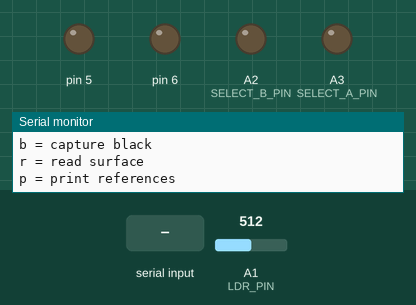
The sketch below on a simulated Arduino Uno, built with avr-gcc and run on an emulated ATmega328P. Parts: output pins drawn as LEDs (lit = HIGH), the last lines printed to the serial monitor. Dashed ring = blinking. The inputs (shaded band) are chosen by the test bench; at power-on: A1 (LDR_PIN) = 512.

Above: at 1.2 s.
1.3 s: "w" received over Serial
At 2.2 s:
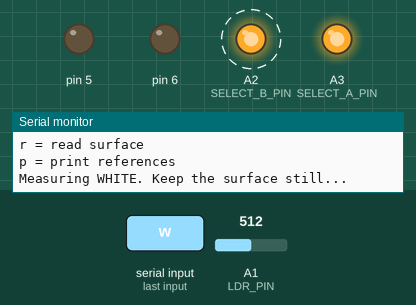
4.3 s: "W" received over Serial
At 6.4 s:
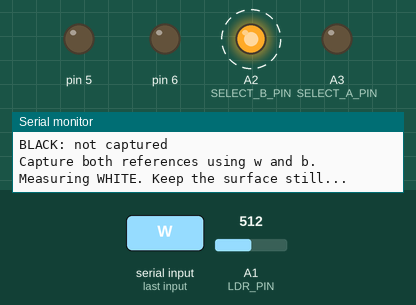
7.3 s: "b" received over Serial
At 8.8 s:
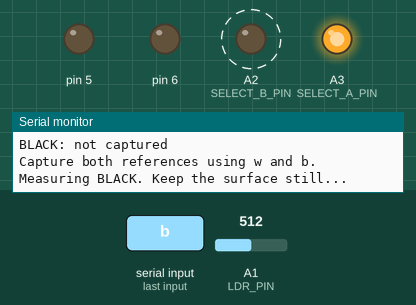
10.3 s: "B" received over Serial
At 13.4 s:
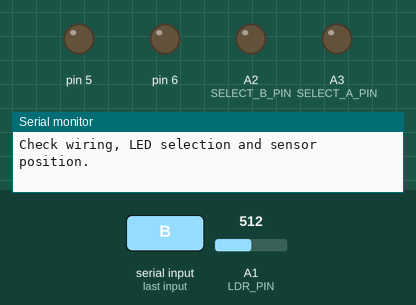
Timing chart, 0 to 14.3 s (numbered marks = the images above; inputs shaded):
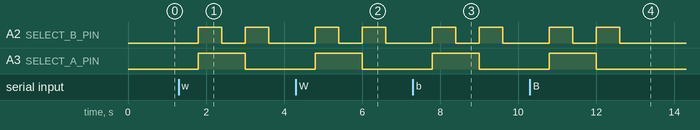

The sketch:

color_calibration.ino
```cpp
#include <Arduino.h>

// Our connections: Port 3 A3 -> decoder A, Port 3 A2 -> decoder B,
// Port 4 S2 (A1) <- LDR. (A0 is the IR detector, D12 is the ultrasonic)
const uint8_t SELECT_A_PIN = A3;
const uint8_t SELECT_B_PIN = A2;
const uint8_t LDR_PIN = A1;

// Start with 500 ms. Increase if the LDR has not settled.
const unsigned long SETTLE_MS = 500;
const uint8_t SAMPLE_COUNT = 20;

// Array order throughout this sketch: RED, GREEN, BLUE.
// Your circuit connects red to Y3, green to Y1, blue to Y2.
const uint8_t RGB_OUTPUTS[3] = {3, 1, 2};

float whiteRef[3] = {0, 0, 0};
float blackRef[3] = {0, 0, 0};

bool haveWhite = false;
bool haveBlack = false;

// Select one active-low decoder output.
// Output 0 selects Y0 (IR emitter in our circuit), so no RGB LED is on.
void selectOutput(uint8_t output) {
  digitalWrite(SELECT_A_PIN, LOW);
  digitalWrite(SELECT_B_PIN, LOW);

  digitalWrite(SELECT_B_PIN, (output & 2) ? HIGH : LOW);
  digitalWrite(SELECT_A_PIN, (output & 1) ? HIGH : LOW);
}

// Illuminate the surface with each LED and measure the LDR.
void scanRGB(float values[3]) {
  selectOutput(0);
  delay(SETTLE_MS);

  for (uint8_t channel = 0; channel < 3; channel++) {
    selectOutput(RGB_OUTPUTS[channel]);
    delay(SETTLE_MS);

    analogRead(LDR_PIN);  // Discard first conversion.

    unsigned long total = 0;

    for (uint8_t sample = 0; sample < SAMPLE_COUNT; sample++) {
      total += analogRead(LDR_PIN);
      delay(5);
    }

    values[channel] = total / float(SAMPLE_COUNT);
  }

  selectOutput(0);
}

void printRGB(const float values[3]) {
  Serial.print(F("R="));
  Serial.print(values[0], 1);
  Serial.print(F("  G="));
  Serial.print(values[1], 1);
  Serial.print(F("  B="));
  Serial.println(values[2], 1);
}

bool calibrationValid() {
  if (!haveWhite || !haveBlack) {
    return false;
  }

  for (uint8_t channel = 0; channel < 3; channel++) {
    if (whiteRef[channel] <= blackRef[channel]) {
      return false;
    }
  }

  return true;
}

void printReferences() {
  Serial.print(F("WHITE: "));
  if (haveWhite) {
    printRGB(whiteRef);
  } else {
    Serial.println(F("not captured"));
  }

  Serial.print(F("BLACK: "));
  if (haveBlack) {
    printRGB(blackRef);
  } else {
    Serial.println(F("not captured"));
  }

  if (!haveWhite || !haveBlack) {
    Serial.println(F("Capture both references using w and b."));
    return;
  }

  if (!calibrationValid()) {
    Serial.println(F("INVALID calibration."));
    Serial.println(F("Each white reading must exceed its black reading."));
    Serial.println(F("Check wiring, LED selection and sensor position."));
    return;
  }

  for (uint8_t channel = 0; channel < 3; channel++) {
    if (whiteRef[channel] - blackRef[channel] < 20.0f) {
      Serial.println(F("Small reference difference: check repeatability."));
    }
  }

  Serial.println(F("Calibration ready. Send r to read a surface."));
}

void readSurface() {
  float raw[3];
  scanRGB(raw);

  Serial.print(F("RAW: "));
  printRGB(raw);

  if (!calibrationValid()) {
    Serial.println(F("Capture valid white and black references first."));
    return;
  }

  float calibrated[3];

  for (uint8_t channel = 0; channel < 3; channel++) {
    float score =
      255.0f * (raw[channel] - blackRef[channel]) /
      (whiteRef[channel] - blackRef[channel]);

    calibrated[channel] = constrain(score, 0.0f, 255.0f);
  }

  Serial.print(F("RELATIVE 0-255: "));
  printRGB(calibrated);
}

void setup() {
  // Stop the original mCore's motor drivers during calibration.
  digitalWrite(5, LOW);
  pinMode(5, OUTPUT);
  digitalWrite(6, LOW);
  pinMode(6, OUTPUT);

  digitalWrite(SELECT_A_PIN, LOW);
  pinMode(SELECT_A_PIN, OUTPUT);
  digitalWrite(SELECT_B_PIN, LOW);
  pinMode(SELECT_B_PIN, OUTPUT);

  pinMode(LDR_PIN, INPUT);  // Do not use INPUT_PULLUP.
  analogReference(DEFAULT);
  selectOutput(0);

  Serial.begin(115200);
  Serial.println(F("LDR colour sensor calibration"));
  Serial.println(F("w = capture white"));
  Serial.println(F("b = capture black"));
  Serial.println(F("r = read surface"));
  Serial.println(F("p = print references"));
}

void loop() {
  if (!Serial.available()) {
    return;
  }

  char command = Serial.read();

  switch (command) {
    case 'w':
    case 'W':
      Serial.println(F("Measuring WHITE. Keep the surface still..."));
      scanRGB(whiteRef);
      haveWhite = true;
      printReferences();
      break;

    case 'b':
    case 'B':
      Serial.println(F("Measuring BLACK. Keep the surface still..."));
      scanRGB(blackRef);
      haveBlack = true;
      printReferences();
      break;

    case 'r':
    case 'R':
      readSurface();
      break;

    case 'p':
    case 'P':
      printReferences();
      break;

    default:
      break;  // Ignore spaces and line endings.
  }
}
```

Measured:
- after the input at 1.3 s, A2 (SELECT_B_PIN): alternates HIGH for 0.60 s and LOW for 0.60 s, starting after 0.50 s; A3 (SELECT_A_PIN): LOW → HIGH after 0.50 s, → LOW 1.2 s later
- after the input at 4.3 s, A2 (SELECT_B_PIN): alternates HIGH for 0.60 s and LOW for 0.60 s, starting after 0.50 s; A3 (SELECT_A_PIN): LOW → HIGH after 0.50 s, → LOW 1.2 s later
- after the input at 7.3 s, A2 (SELECT_B_PIN): alternates HIGH for 0.60 s and LOW for 0.60 s, starting after 0.50 s; A3 (SELECT_A_PIN): LOW → HIGH after 0.50 s, → LOW 1.2 s later
- after the input at 10.3 s, A2 (SELECT_B_PIN): alternates HIGH for 0.60 s and LOW for 0.60 s, 4 changes in all, then stays LOW, starting after 0.50 s; A3 (SELECT_A_PIN): LOW → HIGH after 0.50 s, → LOW 1.2 s later
